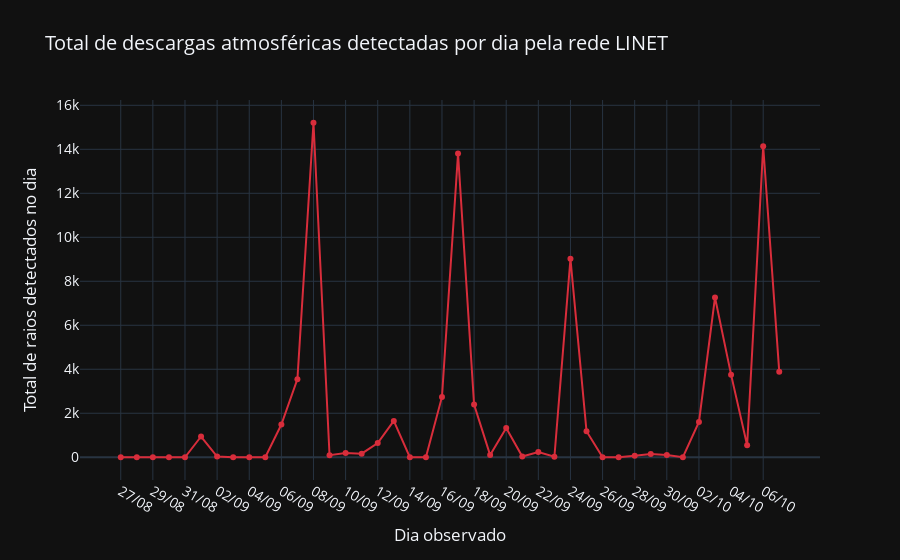

The code cell stored with this chart in its notebook:
### Code cell
values = y
labels = x

fig = go.Figure()

fig.add_trace(
    go.Scatter(y=values, x=labels, mode='lines+markers', \
    line=dict(color='#D82D3B'), name='Descargas atmosféricas')
)


fig.update_layout(
    font={'size':14},
    template='plotly_dark',
    xaxis_title='Dia observado',
    yaxis_title='Total de raios detectados no dia',
    title='Total de descargas atmosféricas detectadas por dia pela rede LINET'
)

iplot(fig)
# fig.write_image("fig1.pdf")

### Figure 1 — Plotly figure (JSON) as saved in the notebook; plotly's stock layout.template omitted (floating-point values rounded to 4 significant figures)
{"data": [{"line": {"color": "#D82D3B"}, "mode": "lines+markers", "name": "Descargas atmosféricas", "type": "scatter", "x": ["27/08", "28/08", "29/08", "30/08", "31/08", "01/09", "02/09", "03/09", "04/09", "05/09", "06/09", "07/09", "08/09", "09/09", "10/09", "11/09", "12/09", "13/09", "14/09", "15/09", "16/09", "17/09", "18/09", "19/09", "20/09", "21/09", "22/09", "23/09", "24/09", "25/09", "26/09", "27/09", "28/09", "29/09", "30/09", "01/10", "02/10", "03/10", "04/10", "05/10", "06/10", "07/10"], "y": [0, 0, 0, 0, 0, 943, 31, 0, 0, 0, 1489, 3551, 15207, 93, 194, 162, 645, 1652, 1, 2, 2742, 13804, 2398, 98, 1328, 32, 236, 20, 9020, 1182, 3, 0, 71, 147, 100, 1, 1607, 7265, 3756, 543, 14139, 3892]}], "layout": {"font": {"size": 14}, "title": {"text": "Total de descargas atmosféricas detectadas por dia pela rede LINET"}, "xaxis": {"title": {"text": "Dia observado"}}, "yaxis": {"title": {"text": "Total de raios detectados no dia"}}}}
